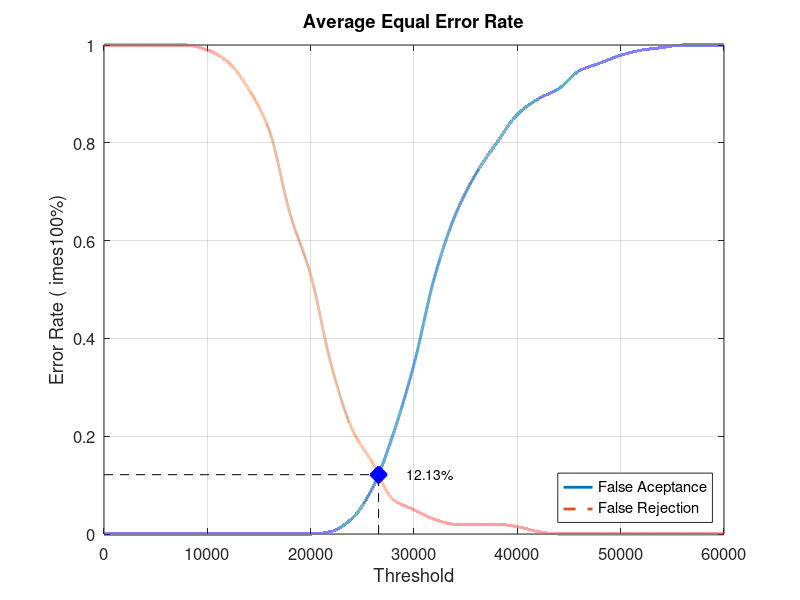
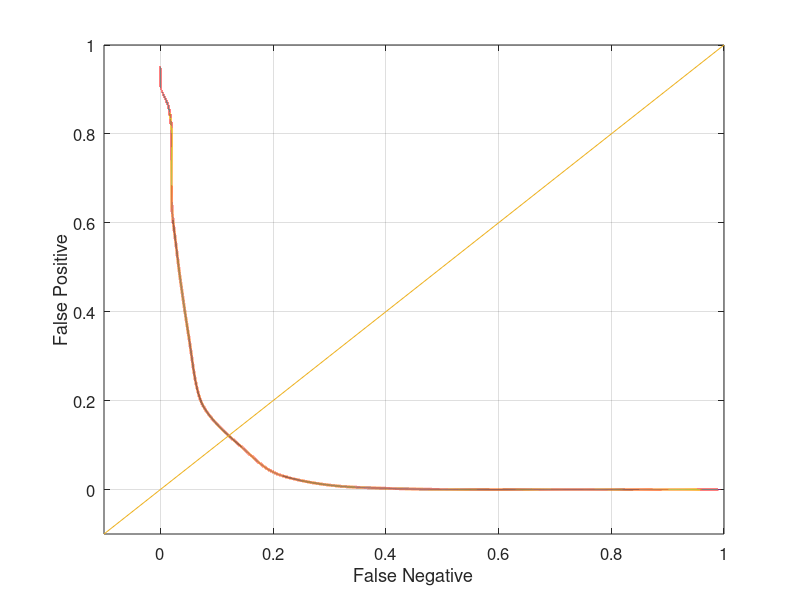

Write the MATLAB code that produced these figures, in order.
close all;
clear;
clc;
x = 0:2000:60000;
xq = 0:0.5:60000;

y0 = [0 0 0 0 0 0 0 0 0 0 0 0.00526316 0.0315789 0.0947368 0.205263 0.347368 0.526316 0.652632 0.736842 0.8 0.857895 0.889474 0.910526 0.947368 0.963158 0.978947 0.989474 0.994737 1 1 1]
yy0 = interp1(x, y0, xq, 'pchip');
y1 = [1 1 1 1 1 0.99 0.965 0.91 0.825 0.655 0.53 0.345 0.215 0.145 0.07 0.05 0.03 0.02 0.02 0.02 0.015 0.005 0 0 0 0 0 0 0 0 0]
yy1 = interp1(x, y1, xq, 'pchip');

% Calculating EER: 
y2 = abs(y0 - y1);
find(y2 == min(y2))
yy2 = abs(yy0 - yy1);
xEER = find(yy2 == min(yy2));
xEERIndex = xq(xEER) % X-axis EER
yEER = yy0(xEER) % Y-axis EER

main = figure
plot(xq, yy0,'-','LineWidth', 2);	hold on
plot(xq, yy1,'--','LineWidth', 2);	hold on
plot([xEERIndex xEERIndex], [0 yEER], 'k--');	hold on
plot([0 xEERIndex], [yEER yEER], 'k--');	hold on
plot(xEERIndex, yEER, 'bx', 'LineWidth', 10);	hold on
text(xEERIndex + 10 * xEERIndex / 100, yEER, [num2str(round((10000 * yEER)) / 100) '%'])
legend('False Aceptance', 'False Rejection', 'Location', 'SouthEast')
xlabel('Threshold')
ylabel('Error Rate (	imes100%)')
title('Average Equal Error Rate')
set(gca, 'FontSize', 12)
axis([0 60000 0 1])
grid on

print(main, 'Database4_4Main', '-dpng');
FNRxFPR = figure('Color', [1 1 1]);
plot(yy1, yy0, '-', yy1, yy0, 'LineWidth', 2);
hold on
y = -0.1:0.1:1
plot(y, y); 
set(gca, 'FontSize', 12)
xlabel('False Negative')
ylabel('False Positive')
axis([-0.1 1 -0.1 1])
set(gca, 'FontSize', 12)
grid on

print(FNRxFPR, 'Database4_4FNRxFPR','-dpng');
